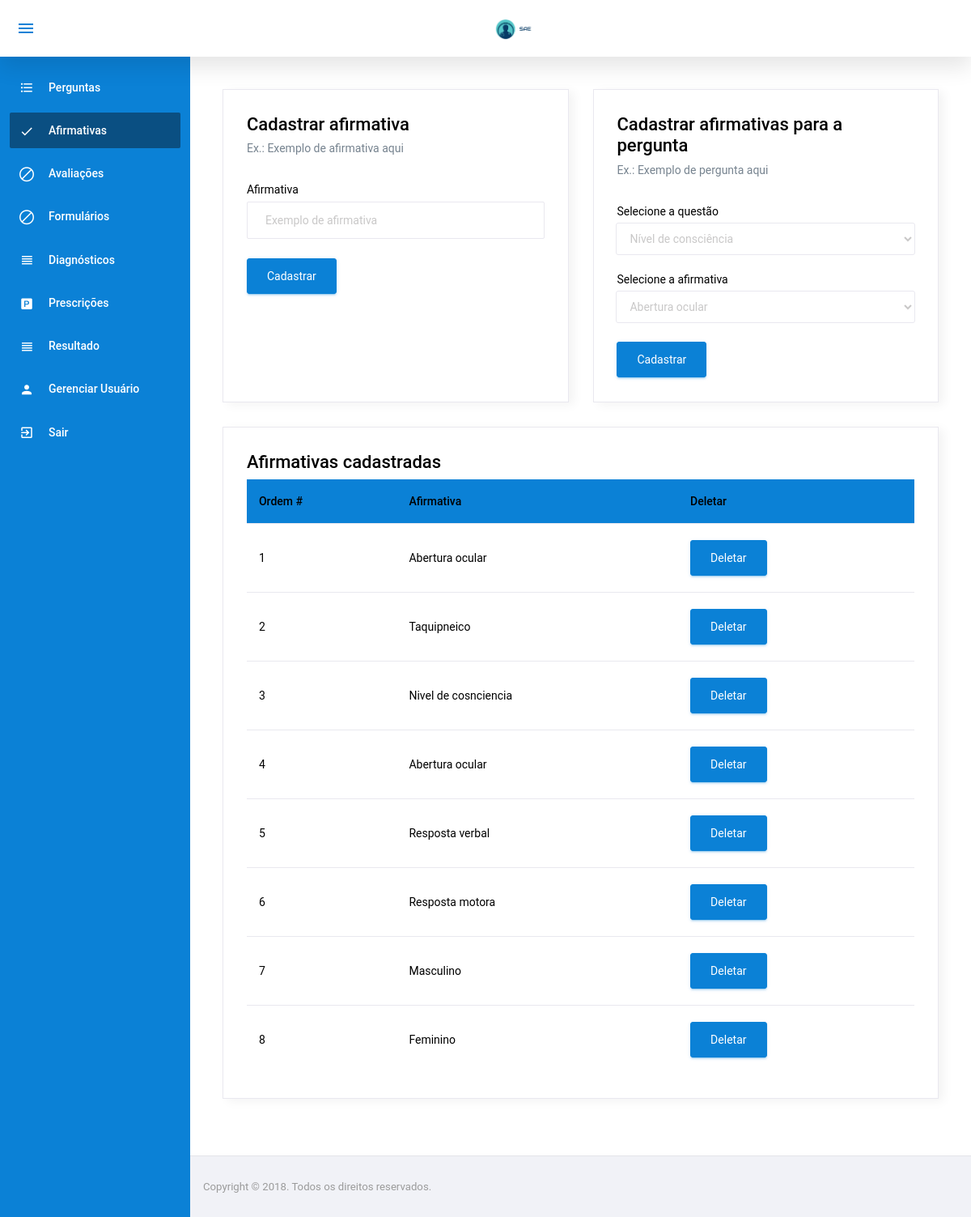
/afirmativa/Afirmativa.php (signed in), run on the app's committed database.
### tables this page shows
CREATE TABLE `afirmativa` (
  `IdAfirmativa` int(11) NOT NULL,
  `Descricao` varchar(300) NOT NULL
);

### config/BD.php (called while the page is built, shortened)
<?php
	class BancoDados{
		public static function obterConexao(){
			if(isset($conexao) == false){
				$conexao = new PDO("mysql:dbname=u989534060_sae;host=localhost","root","",array(PDO::MYSQL_ATTR_INIT_COMMAND => "SET NAMES utf8"));
				$conexao->setAttribute(PDO::ATTR_ERRMODE, PDO::ERRMODE_EXCEPTION);
			}
			return $conexao;
		}
	}
?>

### model/QuestaoModel.php (called while the page is built, shortened)
<?php
	require_once $_SERVER["DOCUMENT_ROOT"] . "/sae/config/BD.php";
	class QuestaoModel{
		private $bd;
		 function __construct(){
		 	$this->bd = BancoDados::obterConexao();
		 }
		 public function listarTodos(){
		 	$listar = $this->bd->query("SELECT * from questao");
		 	$res = $listar->fetchAll(PDO::FETCH_ASSOC);
		 	return $res;
		 }
	}
?>

### model/AfirmativaModel.php (called while the page is built, shortened)
<?php
	require_once $_SERVER["DOCUMENT_ROOT"] . "/sae/config/BD.php";
	class AfirmativaModel{
		private $bd;
		 function __construct(){
		 	$this->bd = BancoDados::obterConexao();
		 }
		 public function listarTodos(){
		 	$listar = $this->bd->query("SELECT * from afirmativa");
		 	$res = $listar->fetchAll(PDO::FETCH_ASSOC);
		 	return $res;
         }
	}
?>

### afirmativa/CadastrarAfirmativaQuestao.php (the view)
<?php
    require_once $_SERVER["DOCUMENT_ROOT"] . "/sae/model/QuestaoModel.php";
    require_once $_SERVER["DOCUMENT_ROOT"] . "/sae/model/AfirmativaModel.php";
    $questao = new QuestaoModel();
    $afirmativa = new AfirmativaModel();
    $resQuestao = $questao->listarTodos();
    $resAfirmativa = $afirmativa->listarTodos();
?>
<div class="card">
    <div class="card-body">
        <h4>Cadastrar afirmativas para a pergunta</h4>
            <p class="card-description">
                Ex.: Exemplo de pergunta aqui
            </p>
            <form class="forms-sample" method="post" action="../controller/AfirmativaQuestaoController.php?acao=cadastrar">
                <div class="form-group">
                    <label for="inputPergunta">Selecione a questão</label>
                    <select class="form-control" name="idQuestao">
                        <?php
                            foreach ($resQuestao as $Questao) {
                                echo '<option value="' .  $Questao['IdQuestao'] . '">' . $Questao['Descricao'] .'</option>';
                            }
                        ?>
                    </select>
                </div>
                <div class="form-group">
                    <label for="selectTipoPergunta">Selecione a afirmativa</label>
                    <select class="form-control" name="idAfirmativa">
                        <?php
                            foreach ($resAfirmativa as $Afirmativa) {
                                echo '<option value="' .  $Afirmativa['IdAfirmativa'] . '">' . $Afirmativa['Descricao'] .'</option>';
                            }
                        ?>
                      </select>
                </div>
            <button type="submit" class="btn btn-primary mr-2">Cadastrar</button>
        </form>
    </div>
</div>

### afirmativa/TabelaAfirmativa.php (shortened to what this page needs)
<?php
    require_once $_SERVER["DOCUMENT_ROOT"] . "/sae/model/AfirmativaModel.php";
    $afirmativa = new AfirmativaModel();
    $resAfirmativa = $afirmativa->listarTodos();
?>
<div class="card">
    <div class="card-body">
        <h4>Afirmativas cadastradas</h4>
        <div class="table-responsive">
            <table id="order-listing" class="table display">
                <thead>
                    <tr>
                        <th>Ordem #</th>
                        <th>Afirmativa</th>
                        <th>Deletar</th>
                    </tr>
                </thead>
                <tbody>
                    <?php
                        $ordem = 0;
                            foreach($resAfirmativa as $afirmativa){
                            $ordem++;
                    ?>
                        <tr>
                            <td><?php echo $ordem;?></td>
                            <td><?php echo $afirmativa['Descricao'];?></td>
                            <td>
                                <form class="forms-sample" method="post" action="../controller/AfirmativaController.php?acao=deletar">
                                    <button type="submit" class="btn btn-primary mr-2">Deletar</button>
                                </form>
                            </td>
                        </tr>
                    <?php } ?>
                </tbody>
            </table>
        </div>
    </div>
</div>

### data on the page
afirmativa: Descricao "Abertura ocular"
afirmativa: Descricao "Taquipneico"
afirmativa: Descricao "Nivel de cosnciencia"
afirmativa: Descricao "Abertura ocular"
afirmativa: Descricao "Resposta verbal"
afirmativa: Descricao "Resposta motora"
afirmativa: Descricao "Masculino"
afirmativa: Descricao "Feminino"

### other printed values
form field idQuestao "Nível de consciência"
form field idAfirmativa "Abertura ocular"
